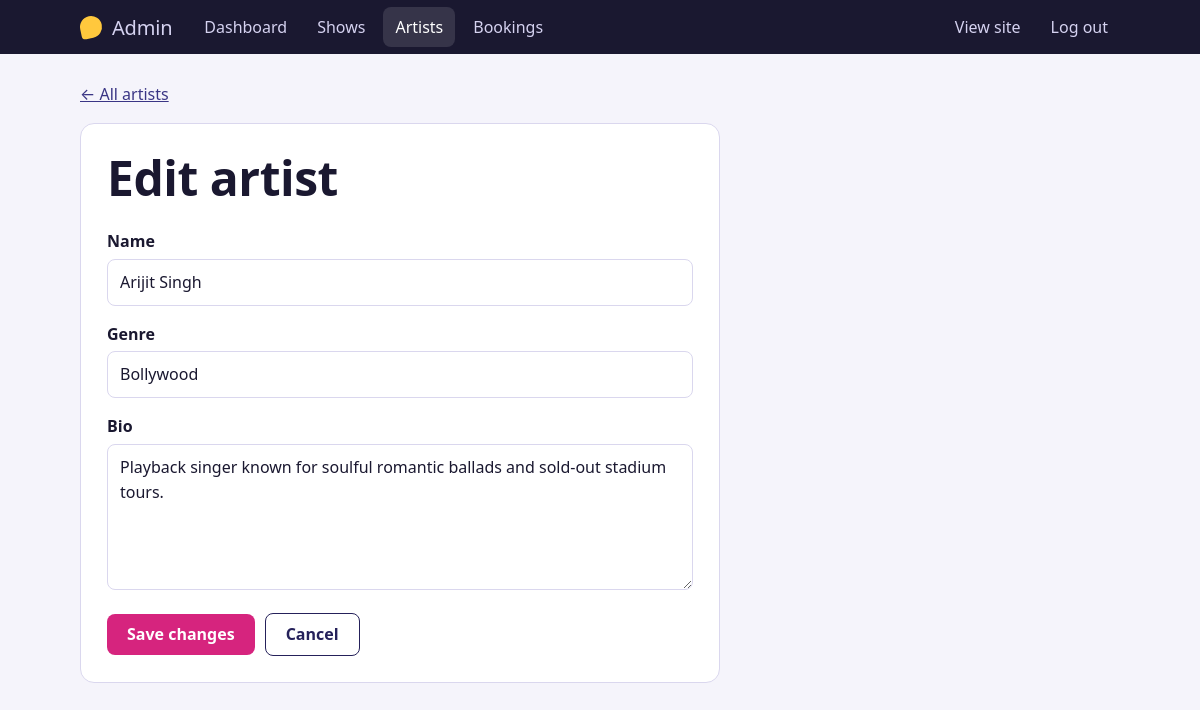
/admin/artist_form.php?id=1 (signed in), run on the app's committed database.
### tables this page shows
CREATE TABLE artists (
  id         INT UNSIGNED AUTO_INCREMENT PRIMARY KEY,
  name       VARCHAR(120) NOT NULL,
  genre      VARCHAR(60)  NOT NULL DEFAULT '',
  bio        TEXT NULL,
  created_at TIMESTAMP NOT NULL DEFAULT CURRENT_TIMESTAMP
);

### includes/functions.php (called while the page is built, shortened)
<?php
require_once __DIR__ . '/db.php';
function e($v): string { return htmlspecialchars((string)$v, ENT_QUOTES, 'UTF-8'); }
function url(string $path = ''): string { return BASE_URL . '/' . ltrim($path, '/'); }
function flashes(): array { $f = $_SESSION['flash'] ?? []; unset($_SESSION['flash']); return $f; }

### includes/db.php (called while the page is built, shortened)
<?php
try {
    $db = new mysqli(DB_HOST, DB_USER, DB_PASS, DB_NAME, DB_PORT);
    $db->set_charset('utf8mb4');
} catch (mysqli_sql_exception $e) {
    http_response_code(500);
    die('<h2>Database connection failed</h2><p>Make sure MySQL is running in the XAMPP Control Panel, '
      . 'the database <code>' . htmlspecialchars(DB_NAME) . '</code> has been imported '
      . '(database/concert_ticket_db.sql), and the settings in <code>config/config.php</code> are correct.</p>');
}
function db_all(string $sql, string $types = '', array $params = []): array {
    global $db;
    $st = $db->prepare($sql);
    if ($types !== '') $st->bind_param($types, ...$params);
    $st->execute();
    $res = $st->get_result();
    $rows = $res ? $res->fetch_all(MYSQLI_ASSOC) : [];
    return $rows;
}
function db_one(string $sql, string $types = '', array $params = []): ?array {
    $rows = db_all($sql, $types, $params);
    return $rows[0] ?? null;
}

### admin/artist_form.php (the view, shortened to what this page needs)
<?php
require_once __DIR__ . '/../includes/functions.php';
$id = (int)($_GET['id'] ?? $_POST['id'] ?? 0);
$editing = $id > 0;
$a = $editing ? db_one('SELECT * FROM artists WHERE id = ?', 'i', [$id]) : null;
require __DIR__ . '/../includes/admin_header.php';
?>
<p><a href="<?= e(url('admin/artists.php')) ?>">&larr; All artists</a></p>
<div class="form-card wide">
  <h1><?= $editing ? 'Edit artist' : 'Add an artist' ?></h1>
  <form method="post">
    <div class="field"><label for="name">Name</label><input type="text" id="name" name="name" value="<?= e($f['name']) ?>" required maxlength="120"></div>
    <div class="field"><label for="genre">Genre</label><input type="text" id="genre" name="genre" value="<?= e($f['genre']) ?>" maxlength="60"></div>
    <div class="field"><label for="bio">Bio</label><textarea id="bio" name="bio" rows="5" maxlength="2000"><?= e($f['bio']) ?></textarea></div>
    <div class="form-actions"><button class="btn" type="submit"><?= $editing ? 'Save changes' : 'Add artist' ?></button>
      <a class="btn btn-ghost" href="<?= e(url('admin/artists.php')) ?>">Cancel</a></div>
  </form>
</div>
<?php require __DIR__ . '/../includes/admin_footer.php'; ?>

### assets/css/style.css (style rules this page uses)
:root { --indigo:#25215A; --indigo-2:#3A3585; --magenta:#D6247E; --magenta-d:#B01C66; --sun:#FFC83D; --paper:#F5F4FB; --card:#FFFFFF; --ink:#1A1830; --muted:#625F85; --line:#DAD7EE; --ok:#14804A; --err:#B3261E; --display:"Franklin Gothic Medium","Arial Narrow","Segoe UI",Arial,sans-serif; --body:"Segoe UI",system-ui,-apple-system,Roboto,Arial,sans-serif; }
* { box-sizing:border-box }
html { -webkit-text-size-adjust:100% }
body { margin:0;font-family:var(--body);color:var(--ink);background:var(--paper);line-height:1.55;font-size:16px }
a { color:var(--indigo-2) }
h1,h2,h3 { font-family:var(--display);font-weight:700;letter-spacing:-.01em;line-height:1.15;margin:0 0 .5em }
h1 { font-size:clamp(2rem,5vw,3rem) }
p { margin:0 0 1em }
.btn { display:inline-block;background:var(--magenta);color:#fff;border:0;border-radius:8px;padding:11px 20px;font:inherit;font-weight:600;text-decoration:none;cursor:pointer;line-height:1.2 }
.btn-ghost { background:transparent;border:1px solid currentColor;color:inherit }
.btn-ghost:not(.site-header .btn-ghost) { color:var(--indigo) }
.field { margin-bottom:16px }
.field label { display:block;font-weight:600;margin-bottom:5px }
input[type=text],input[type=email],input[type=password],input[type=number],input[type=datetime-local],select,textarea { width:100%;max-width:100%;padding:10px 12px;font:inherit;color:var(--ink);background:#fff;border:1.5px solid var(--line);border-radius:8px }
.form-card { background:var(--card);border:1px solid var(--line);border-radius:14px;padding:26px;max-width:480px }
.form-card.wide { max-width:640px }
.form-actions { display:flex;gap:10px;align-items:center;flex-wrap:wrap;margin-top:6px }

### data on the page
artists: name "Arijit Singh", genre "Bollywood", bio "Playback singer known for soulful romantic ballads and sold-out stadium tours."

### other printed values
$label "Dashboard Shows Artists Bookings"
